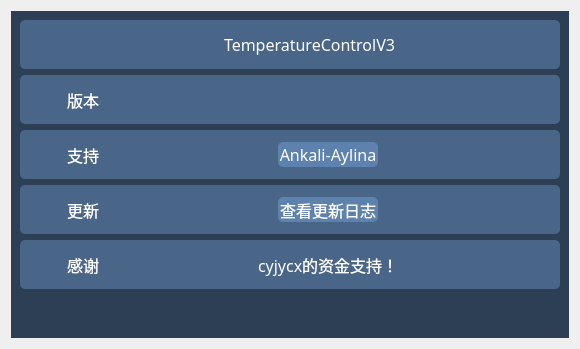
      <widget class="QWidget" name="aboutPage">
       <layout class="QVBoxLayout" name="verticalLayout_4">
        <item>
         <widget class="QWidget" name="aboutWidget" native="true">
          <property name="styleSheet">
           <string notr="true">#aboutWidget{
background:rgb(45, 63, 85);
}</string>
          </property>
          <layout class="QVBoxLayout" name="verticalLayout_6">
           <item>
            <widget class="QFrame" name="frame_4">
             <property name="minimumSize">
              <size>
               <width>540</width>
               <height>40</height>
              </size>
             </property>
             <property name="maximumSize">
              <size>
               <width>16777215</width>
               <height>49</height>
              </size>
             </property>
             <property name="font">
              <font>
               <family>MiSans</family>
               <pointsize>12</pointsize>
              </font>
             </property>
             <property name="contextMenuPolicy">
              <enum>Qt::NoContextMenu</enum>
             </property>
             <property name="toolTipDuration">
              <number>0</number>
             </property>
             <property name="layoutDirection">
              <enum>Qt::LeftToRight</enum>
             </property>
             <property name="styleSheet">
              <string notr="true"> background-color:rgb(73, 102, 136);
border-radius: 5px;</string>
             </property>
             <property name="frameShape">
              <enum>QFrame::StyledPanel</enum>
             </property>
             <property name="frameShadow">
              <enum>QFrame::Raised</enum>
             </property>
             <property name="lineWidth">
              <number>0</number>
             </property>
             <layout class="QHBoxLayout" name="horizontalLayout_11">
              <item>
               <widget class="QPushButton" name="aboutIAppIcon">
                <property name="enabled">
                 <bool>true</bool>
                </property>
                <property name="minimumSize">
                 <size>
                  <width>32</width>
                  <height>32</height>
                 </size>
                </property>
                <property name="maximumSize">
                 <size>
                  <width>32</width>
                  <height>32</height>
                 </size>
                </property>
                <property name="text">
                 <string/>
                </property>
                <property name="icon">
                 <iconset resource="TCV3.qrc">
                  <normaloff>:/TCV3/res/icon/TreeNetWork.png</normaloff>:/TCV3/res/icon/TreeNetWork.png</iconset>
                </property>
                <property name="iconSize">
                 <size>
                  <width>32</width>
                  <height>32</height>
                 </size>
                </property>
               </widget>
              </item>
              <item>
               <spacer name="horizontalSpacer_10">
                <property name="orientation">
                 <enum>Qt::Horizontal</enum>
                </property>
                <property name="sizeHint" stdset="0">
                 <size>
                  <width>40</width>
                  <height>20</height>
                 </size>
                </property>
               </spacer>
              </item>
              <item>
               <widget class="QLabel" name="IconLabel">
                <property name="font">
                 <font>
                  <family>MiSans</family>
                  <pointsize>12</pointsize>
                 </font>
                </property>
                <property name="styleSheet">
                 <string notr="true">color:white;</string>
                </property>
                <property name="text">
                 <string>TemperatureControlV3</string>
                </property>
               </widget>
              </item>
              <item>
               <spacer name="horizontalSpacer_9">
                <property name="orientation">
                 <enum>Qt::Horizontal</enum>
                </property>
                <property name="sizeHint" stdset="0">
                 <size>
                  <width>40</width>
                  <height>20</height>
                 </size>
                </property>
               </spacer>
              </item>
             </layout>
            </widget>
           </item>
           <item>
            <widget class="QFrame" name="frame_5">
             <property name="minimumSize">
              <size>
               <width>540</width>
               <height>40</height>
              </size>
             </property>
             <property name="maximumSize">
              <size>
               <width>16777215</width>
               <height>49</height>
              </size>
             </property>
             <property name="font">
              <font>
               <family>MiSans</family>
               <pointsize>12</pointsize>
              </font>
             </property>
             <property name="contextMenuPolicy">
              <enum>Qt::NoContextMenu</enum>
             </property>
             <property name="toolTipDuration">
              <number>0</number>
             </property>
             <property name="layoutDirection">
              <enum>Qt::LeftToRight</enum>
             </property>
             <property name="styleSheet">
              <string notr="true"> background-color:rgb(73, 102, 136);
border-radius: 5px;</string>
             </property>
             <property name="frameShape">
              <enum>QFrame::StyledPanel</enum>
             </property>
             <property name="frameShadow">
              <enum>QFrame::Raised</enum>
             </property>
             <property name="lineWidth">
              <number>0</number>
             </property>
             <layout class="QHBoxLayout" name="horizontalLayout_12">
              <item>
               <widget class="QPushButton" name="aboutVersionIcon">
                <property name="minimumSize">
                 <size>
                  <width>32</width>
                  <height>32</height>
                 </size>
                </property>
                <property name="maximumSize">
                 <size>
                  <width>32</width>
                  <height>32</height>
                 </size>
                </property>
                <property name="text">
                 <string/>
                </property>
                <property name="icon">
                 <iconset resource="TCV3.qrc">
                  <normaloff>:/TCV3/res/icon/version_line.png</normaloff>:/TCV3/res/icon/version_line.png</iconset>
                </property>
                <property name="iconSize">
                 <size>
                  <width>32</width>
                  <height>32</height>
                 </size>
                </property>
               </widget>
              </item>
              <item>
               <widget class="QLabel" name="IconLabel_3">
                <property name="font">
                 <font>
                  <family>MiSans</family>
                  <pointsize>12</pointsize>
                 </font>
                </property>
                <property name="styleSheet">
                 <string notr="true">color:white;</string>
                </property>
                <property name="text">
                 <string>版本</string>
                </property>
                <property name="alignment">
                 <set>Qt::AlignCenter</set>
                </property>
               </widget>
              </item>
              <item>
               <spacer name="horizontalSpacer_12">
                <property name="orientation">
                 <enum>Qt::Horizontal</enum>
                </property>
                <property name="sizeHint" stdset="0">
                 <size>
                  <width>30</width>
                  <height>20</height>
                 </size>
                </property>
               </spacer>
              </item>
              <item>
               <widget class="QLabel" name="aboutVersionLabel">
                <property name="font">
                 <font>
                  <family>MiSans</family>
                  <pointsize>12</pointsize>
                 </font>
                </property>
                <property name="styleSheet">
                 <string notr="true">color:white;</string>
                </property>
                <property name="text">
                 <string/>
                </property>
               </widget>
              </item>
              <item>
               <spacer name="horizontalSpacer_11">
                <property name="orientation">
                 <enum>Qt::Horizontal</enum>
                </property>
                <property name="sizeHint" stdset="0">
                 <size>
                  <width>40</width>
                  <height>20</height>
                 </size>
                </property>
               </spacer>
              </item>
             </layout>
            </widget>
           </item>
           <item>
            <widget class="QFrame" name="frame_6">
             <property name="minimumSize">
              <size>
               <width>540</width>
               <height>40</height>
              </size>
             </property>
             <property name="maximumSize">
              <size>
               <width>16777215</width>
               <height>49</height>
              </size>
             </property>
             <property name="font">
              <font>
               <family>MiSans</family>
               <pointsize>12</pointsize>
              </font>
             </property>
             <property name="contextMenuPolicy">
              <enum>Qt::NoContextMenu</enum>
             </property>
             <property name="toolTipDuration">
              <number>0</number>
             </property>
             <property name="layoutDirection">
              <enum>Qt::LeftToRight</enum>
             </property>
             <property name="styleSheet">
              <string notr="true"> background-color:rgb(73, 102, 136);
border-radius: 5px;</string>
             </property>
             <property name="frameShape">
              <enum>QFrame::StyledPanel</enum>
             </property>
             <property name="frameShadow">
              <enum>QFrame::Raised</enum>
             </property>
             <property name="lineWidth">
              <number>0</number>
             </property>
             <layout class="QHBoxLayout" name="horizontalLayout_13">
              <item>
               <widget class="QPushButton" name="aboutVersionIcon_2">
                <property name="minimumSize">
                 <size>
                  <width>32</width>
                  <height>32</height>
                 </size>
                </property>
                <property name="maximumSize">
                 <size>
                  <width>32</width>
                  <height>32</height>
                 </size>
                </property>
                <property name="text">
                 <string/>
                </property>
                <property name="icon">
                 <iconset resource="TCV3.qrc">
                  <normaloff>:/TCV3/res/icon/github-line.png</normaloff>:/TCV3/res/icon/github-line.png</iconset>
                </property>
                <property name="iconSize">
                 <size>
                  <width>32</width>
                  <height>32</height>
                 </size>
                </property>
               </widget>
              </item>
              <item>
               <widget class="QLabel" name="IconLabel_4">
                <property name="font">
                 <font>
                  <family>MiSans</family>
                  <pointsize>12</pointsize>
                 </font>
                </property>
                <property name="styleSheet">
                 <string notr="true">color:white;</string>
                </property>
                <property name="text">
                 <string>支持</string>
                </property>
                <property name="alignment">
                 <set>Qt::AlignCenter</set>
                </property>
               </widget>
              </item>
              <item>
               <spacer name="horizontalSpacer_13">
                <property name="orientation">
                 <enum>Qt::Horizontal</enum>
                </property>
                <property name="sizeHint" stdset="0">
                 <size>
                  <width>30</width>
                  <height>20</height>
                 </size>
                </property>
               </spacer>
              </item>
              <item>
               <widget class="QPushButton" name="supportButton">
                <property name="minimumSize">
                 <size>
                  <width>100</width>
                  <height>25</height>
                 </size>
                </property>
                <property name="font">
                 <font>
                  <family>MiSans</family>
                  <pointsize>12</pointsize>
                 </font>
                </property>
                <property name="styleSheet">
                 <string notr="true">#supportButton{
color:white;
background-color:rgb(93, 130, 174);
border-radius:5px;
}

#supportButton:hover{
background-color:rgb(114, 159, 212);
}

#supportButton:pressed{
background-color:rgb(45, 63, 85);
}</string>
                </property>
                <property name="text">
                 <string>Ankali-Aylina</string>
                </property>
               </widget>
              </item>
              <item>
               <spacer name="horizontalSpacer_14">
                <property name="orientation">
                 <enum>Qt::Horizontal</enum>
                </property>
                <property name="sizeHint" stdset="0">
                 <size>
                  <width>40</width>
                  <height>20</height>
                 </size>
                </property>
               </spacer>
              </item>
             </layout>
            </widget>
           </item>
           <item>
            <widget class="QFrame" name="frame_7">
             <property name="minimumSize">
              <size>
               <width>540</width>
               <height>40</height>
              </size>
             </property>
             <property name="maximumSize">
              <size>
               <width>16777215</width>
               <height>49</height>
              </size>
             </property>
             <property name="font">
              <font>
               <family>MiSans</family>
               <pointsize>12</pointsize>
              </font>
             </property>
             <property name="contextMenuPolicy">
              <enum>Qt::NoContextMenu</enum>
             </property>
             <property name="toolTipDuration">
              <number>0</number>
             </property>
             <property name="layoutDirection">
              <enum>Qt::LeftToRight</enum>
             </property>
             <property name="styleSheet">
              <string notr="true"> background-color:rgb(73, 102, 136);
border-radius: 5px;</string>
             </property>
             <property name="frameShape">
              <enum>QFrame::StyledPanel</enum>
             </property>
             <property name="frameShadow">
              <enum>QFrame::Raised</enum>
             </property>
             <property name="lineWidth">
              <number>0</number>
             </property>
             <layout class="QHBoxLayout" name="horizontalLayout_14">
              <item>
               <widget class="QPushButton" name="aboutVersionIcon_3">
                <property name="minimumSize">
                 <size>
                  <width>32</width>
                  <height>32</height>
                 </size>
                </property>
                <property name="maximumSize">
                 <size>
                  <width>32</width>
                  <height>32</height>
                 </size>
                </property>
                <property name="text">
                 <string/>
                </property>
                <property name="icon">
                 <iconset resource="TCV3.qrc">
                  <normaloff>:/TCV3/res/icon/updataLog.png</normaloff>:/TCV3/res/icon/updataLog.png</iconset>
                </property>
                <property name="iconSize">
                 <size>
                  <width>32</width>
                  <height>32</height>
                 </size>
                </property>
               </widget>
              </item>
              <item>
               <widget class="QLabel" name="IconLabel_5">
                <property name="font">
                 <font>
                  <family>MiSans</family>
                  <pointsize>12</pointsize>
                 </font>
                </property>
                <property name="styleSheet">
                 <string notr="true">color:white;</string>
                </property>
                <property name="text">
                 <string>更新</string>
                </property>
                <property name="alignment">
                 <set>Qt::AlignCenter</set>
                </property>
               </widget>
              </item>
              <item>
               <spacer name="horizontalSpacer_15">
                <property name="orientation">
                 <enum>Qt::Horizontal</enum>
                </property>
                <property name="sizeHint" stdset="0">
                 <size>
                  <width>30</width>
                  <height>20</height>
                 </size>
                </property>
               </spacer>
              </item>
              <item>
               <widget class="QPushButton" name="updataLogButton">
                <property name="minimumSize">
                 <size>
                  <width>100</width>
                  <height>25</height>
                 </size>
                </property>
                <property name="font">
                 <font>
                  <family>MiSans</family>
                  <pointsize>12</pointsize>
                 </font>
                </property>
                <property name="styleSheet">
                 <string notr="true">#updataLogButton{
color:white;
background-color:rgb(93, 130, 174);
border-radius:5px;
}

#updataLogButton:hover{
background-color:rgb(114, 159, 212);
}

#updataLogButton:pressed{
background-color:rgb(45, 63, 85);
}</string>
                </property>
                <property name="text">
                 <string>查看更新日志</string>
                </property>
               </widget>
              </item>
              <item>
               <spacer name="horizontalSpacer_16">
                <property name="orientation">
                 <enum>Qt::Horizontal</enum>
                </property>
                <property name="sizeHint" stdset="0">
                 <size>
                  <width>40</width>
                  <height>20</height>
                 </size>
                </property>
               </spacer>
              </item>
             </layout>
            </widget>
           </item>
           <item>
            <widget class="QFrame" name="frame_9">
             <property name="minimumSize">
              <size>
               <width>540</width>
               <height>40</height>
              </size>
             </property>
             <property name="maximumSize">
              <size>
               <width>16777215</width>
               <height>49</height>
              </size>
             </property>
             <property name="font">
              <font>
               <family>MiSans</family>
               <pointsize>12</pointsize>
              </font>
             </property>
             <property name="contextMenuPolicy">
              <enum>Qt::NoContextMenu</enum>
             </property>
             <property name="toolTipDuration">
              <number>0</number>
             </property>
             <property name="layoutDirection">
              <enum>Qt::LeftToRight</enum>
             </property>
             <property name="styleSheet">
              <string notr="true"> background-color:rgb(73, 102, 136);
border-radius: 5px;</string>
             </property>
             <property name="frameShape">
              <enum>QFrame::StyledPanel</enum>
             </property>
             <property name="frameShadow">
              <enum>QFrame::Raised</enum>
             </property>
             <property name="lineWidth">
              <number>0</number>
             </property>
             <layout class="QHBoxLayout" name="horizontalLayout_15">
              <item>
               <widget class="QPushButton" name="aboutVersionIcon_4">
                <property name="minimumSize">
                 <size>
                  <width>32</width>
                  <height>32</height>
                 </size>
                </property>
                <property name="maximumSize">
                 <size>
                  <width>32</width>
                  <height>32</height>
                 </size>
                </property>
                <property name="text">
                 <string/>
                </property>
                <property name="icon">
                 <iconset resource="TCV3.qrc">
                  <normaloff>:/TCV3/res/icon/TreeNetWork_128.png</normaloff>:/TCV3/res/icon/TreeNetWork_128.png</iconset>
                </property>
                <property name="iconSize">
                 <size>
                  <width>32</width>
                  <height>32</height>
                 </size>
                </property>
               </widget>
              </item>
              <item>
               <widget class="QLabel" name="IconLabel_6">
                <property name="font">
                 <font>
                  <family>MiSans</family>
                  <pointsize>12</pointsize>
                 </font>
                </property>
                <property name="styleSheet">
                 <string notr="true">color:white;</string>
                </property>
                <property name="text">
                 <string>感谢</string>
                </property>
                <property name="alignment">
                 <set>Qt::AlignCenter</set>
                </property>
               </widget>
              </item>
              <item>
               <spacer name="horizontalSpacer_17">
                <property name="orientation">
                 <enum>Qt::Horizontal</enum>
                </property>
                <property name="sizeHint" stdset="0">
                 <size>
                  <width>30</width>
                  <height>20</height>
                 </size>
                </property>
               </spacer>
              </item>
              <item>
               <widget class="QLabel" name="label_7">
                <property name="font">
                 <font>
                  <family>MiSans</family>
                  <pointsize>12</pointsize>
                 </font>
                </property>
                <property name="toolTip">
                 <string>啊~真的Rich!</string>
                </property>
                <property name="styleSheet">
                 <string notr="true">color:white;</string>
                </property>
                <property name="text">
                 <string>cyjycx的资金支持！</string>
                </property>
               </widget>
              </item>
              <item>
               <spacer name="horizontalSpacer_18">
                <property name="orientation">
                 <enum>Qt::Horizontal</enum>
                </property>
                <property name="sizeHint" stdset="0">
                 <size>
                  <width>40</width>
                  <height>20</height>
                 </size>
                </property>
               </spacer>
              </item>
             </layout>
            </widget>
           </item>
           <item>
            <spacer name="verticalSpacer_4">
             <property name="orientation">
              <enum>Qt::Vertical</enum>
             </property>
             <property name="sizeHint" stdset="0">
              <size>
               <width>20</width>
               <height>40</height>
              </size>
             </property>
            </spacer>
           </item>
          </layout>
         </widget>
        </item>
       </layout>
      </widget>
